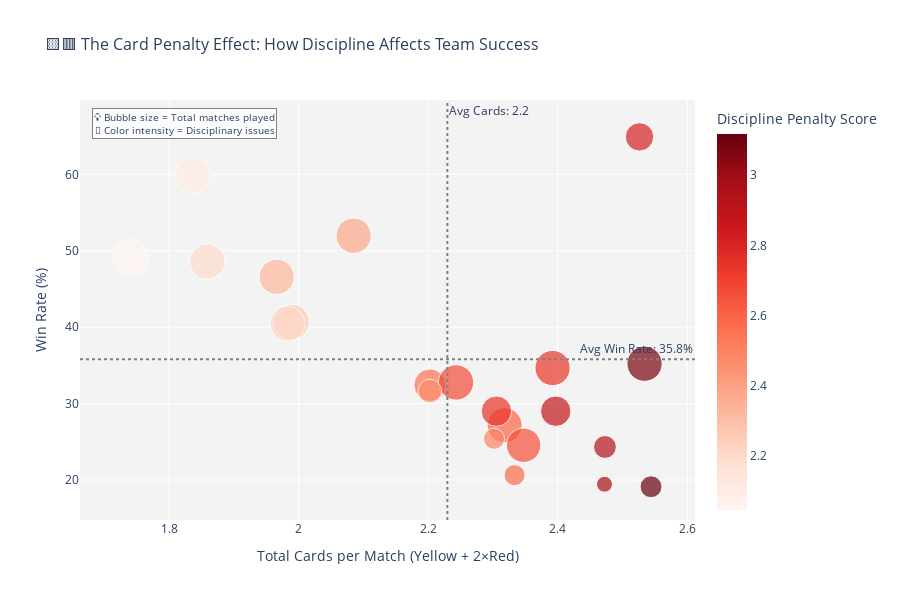

Here is the notebook cell this chart was saved with:
### Code cell
# Create a comprehensive cards vs wins analysis
team_cards_wins = []

for team in df['HomeTeam'].unique():
    # Home matches
    home_matches = df[df['HomeTeam'] == team]
    home_wins = len(home_matches[home_matches['FTR'] == 'H'])
    home_yellow = home_matches['HY'].sum()
    home_red = home_matches['HR'].sum()
    home_total = len(home_matches)
    
    # Away matches  
    away_matches = df[df['AwayTeam'] == team]
    away_wins = len(away_matches[away_matches['FTR'] == 'A'])
    away_yellow = away_matches['AY'].sum()
    away_red = away_matches['AR'].sum()
    away_total = len(away_matches)
    
    # Combined stats
    total_wins = home_wins + away_wins
    total_matches = home_total + away_total
    total_yellow = home_yellow + away_yellow
    total_red = home_red + away_red
    total_cards = total_yellow + (total_red * 2)  # Weight red cards more heavily
    
    if total_matches > 20:  # Only include teams with sufficient matches
        team_cards_wins.append({
            'Team': team,
            'Win_Rate': (total_wins / total_matches) * 100,
            'Cards_Per_Match': total_cards / total_matches,
            'Yellow_Per_Match': total_yellow / total_matches,
            'Red_Per_Match': total_red / total_matches,
            'Total_Matches': total_matches,
            'Discipline_Score': (total_yellow * 1 + total_red * 5) / total_matches  # Discipline penalty score
        })

cards_df = pd.DataFrame(team_cards_wins)

# Create the main bubble chart
fig_cards = px.scatter(
    cards_df,
    x='Cards_Per_Match',
    y='Win_Rate',
    size='Total_Matches',
    color='Discipline_Score',
    hover_name='Team',
    title='🟨🟥 The Card Penalty Effect: How Discipline Affects Team Success',
    labels={
        'Cards_Per_Match': 'Total Cards per Match (Yellow + 2×Red)',
        'Win_Rate': 'Win Rate (%)',
        'Discipline_Score': 'Discipline Penalty Score',
        'Total_Matches': 'Total Matches'
    },
    color_continuous_scale='Reds',
    size_max=25
)

# Customize the layout
fig_cards.update_layout(
    height=600,
    showlegend=True,
    plot_bgcolor='rgba(240,240,240,0.8)',
    font=dict(size=12),
    title_font_size=16,
    annotations=[
        dict(
            x=0.02, y=0.98,
            xref='paper', yref='paper',
            text='💡 Bubble size = Total matches played<br>🔴 Color intensity = Disciplinary issues',
            showarrow=False,
            font=dict(size=10),
            bgcolor='rgba(255,255,255,0.8)',
            bordercolor='gray',
            borderwidth=1
        )
    ]
)

# Add quadrant lines for better interpretation
mean_cards = cards_df['Cards_Per_Match'].mean()
mean_wins = cards_df['Win_Rate'].mean()

fig_cards.add_hline(y=mean_wins, line_dash="dot", line_color="gray", 
                   annotation_text=f"Avg Win Rate: {mean_wins:.1f}%")
fig_cards.add_vline(x=mean_cards, line_dash="dot", line_color="gray",
                   annotation_text=f"Avg Cards: {mean_cards:.1f}")

# Update hover template for better information
fig_cards.update_traces(
    hovertemplate='<b>%{hovertext}</b><br>' +
                  'Win Rate: %{y:.1f}%<br>' +
                  'Cards per Match: %{x:.2f}<br>' +
                  'Total Matches: %{marker.size}<br>' +
                  'Discipline Score: %{marker.color:.2f}<br>' +
                  '<extra></extra>',
    selector=dict(mode='markers')
)

fig_cards.show()

### Figure 1 — Plotly figure (JSON) as saved in the notebook; plotly's stock layout.template omitted (floating-point values rounded to 4 significant figures)
{"data": [{"hovertemplate": "<b>%{hovertext}</b><br>Win Rate: %{y:.1f}%<br>Cards per Match: %{x:.2f}<br>Total Matches: %{marker.size}<br>Discipline Score: %{marker.color:.2f}<br><extra></extra>", "hovertext": ["Kortrijk", "St. Gilloise", "Gent", "Club Brugge", "Oud-Heverlee Leuven", "Beerschot VA", "Mechelen", "Genk", "Charleroi", "Standard", "St Truiden", "Antwerp", "Westerlo", "Cercle Brugge", "Anderlecht", "Eupen", "RWD Molenbeek", "Waregem", "Seraing", "Oostende", "Mouscron", "Waasland-Beveren"], "legendgroup": "", "marker": {"color": [2.595, 2.816, 2.045, 2.107, 2.547, 2.919, 2.26, 2.198, 2.208, 3.08, 2.667, 2.373, 2.468, 2.733, 2.324, 2.653, 2.972, 2.74, 3.118, 2.878, 2.492, 2.571], "coloraxis": "coloraxis", "size": [173, 114, 177, 177, 148, 74, 177, 177, 173, 176, 177, 177, 79, 176, 176, 167, 36, 131, 68, 131, 63, 63], "sizemode": "area", "sizeref": 0.2832, "symbol": "circle"}, "mode": "markers", "name": "", "orientation": "v", "showlegend": false, "type": "scatter", "x": [2.318, 2.526, 1.74, 1.836, 2.203, 2.473, 1.989, 1.859, 1.983, 2.534, 2.243, 2.085, 2.203, 2.392, 1.966, 2.347, 2.472, 2.305, 2.544, 2.397, 2.302, 2.333], "xaxis": "x", "y": [27.17, 64.91, 49.15, 59.89, 32.43, 24.32, 40.68, 48.59, 40.46, 35.23, 32.77, 51.98, 31.65, 34.66, 46.59, 24.55, 19.44, 29.01, 19.12, 29.01, 25.4, 20.63], "yaxis": "y"}], "layout": {"annotations": [{"bgcolor": "rgba(255,255,255,0.8)", "bordercolor": "gray", "borderwidth": 1, "font": {"size": 10}, "showarrow": false, "text": "💡 Bubble size = Total matches played<br>🔴 Color intensity = Disciplinary issues", "x": 0.02, "xref": "paper", "y": 0.98, "yref": "paper"}, {"showarrow": false, "text": "Avg Win Rate: 35.8%", "x": 1, "xanchor": "right", "xref": "x domain", "y": 35.8, "yanchor": "bottom", "yref": "y"}, {"showarrow": false, "text": "Avg Cards: 2.2", "x": 2.23, "xanchor": "left", "xref": "x", "y": 1, "yanchor": "top", "yref": "y domain"}], "coloraxis": {"colorbar": {"title": {"text": "Discipline Penalty Score"}}, "colorscale": [[0, "rgb(255,245,240)"], [0.125, "rgb(254,224,210)"], [0.25, "rgb(252,187,161)"], [0.375, "rgb(252,146,114)"], [0.5, "rgb(251,106,74)"], [0.625, "rgb(239,59,44)"], [0.75, "rgb(203,24,29)"], [0.875, "rgb(165,15,21)"], [1, "rgb(103,0,13)"]]}, "font": {"size": 12}, "height": 600, "legend": {"itemsizing": "constant", "tracegroupgap": 0}, "plot_bgcolor": "rgba(240,240,240,0.8)", "shapes": [{"line": {"color": "gray", "dash": "dot"}, "type": "line", "x0": 0, "x1": 1, "xref": "x domain", "y0": 35.8, "y1": 35.8, "yref": "y"}, {"line": {"color": "gray", "dash": "dot"}, "type": "line", "x0": 2.23, "x1": 2.23, "xref": "x", "y0": 0, "y1": 1, "yref": "y domain"}], "showlegend": true, "title": {"font": {"size": 16}, "text": "🟨🟥 The Card Penalty Effect: How Discipline Affects Team Success"}, "xaxis": {"anchor": "y", "domain": [0, 1], "title": {"text": "Total Cards per Match (Yellow + 2×Red)"}}, "yaxis": {"anchor": "x", "domain": [0, 1], "title": {"text": "Win Rate (%)"}}}}
